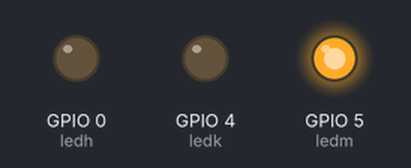
Recording of a program running on a simulated ESP8266 (NodeMCU). On the bench: output pins drawn as LEDs (lit = HIGH).

Above: at 1.66 s.
At 19.5 s:
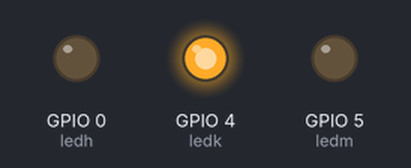
At 47.7 s:
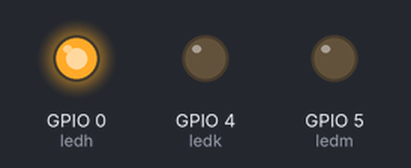
At 48.6 s:
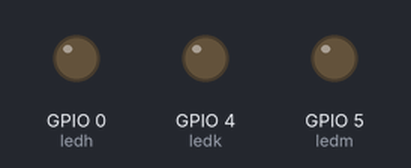
Timing chart, 0 to 56.4 s (numbered marks = the images above):
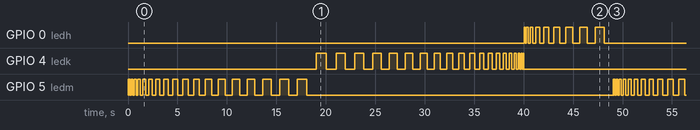

The program:

main.cpp
```cpp
#include <Arduino.h>
// Documentasi For Loop
const int ledm = 5;
const int ledk = 4;
const int ledh = 0;

void setup() {
  pinMode(ledm, OUTPUT);
  pinMode(ledk, OUTPUT);
  pinMode(ledh, OUTPUT);
}

void loop() {
  for (int i = 1; i <= 1000; i = i + 50){
    digitalWrite(ledm, HIGH);
    delay(i);
    digitalWrite(ledm, LOW);
    delay(i);
  }

  for (int x = 1000; x >= 50; x = x - 50){
    digitalWrite(ledk, HIGH);
    delay(x);
    digitalWrite(ledk, LOW);
    delay(x);
  }

  for (int y = 1; y <= 1000; y = y + 100){
    digitalWrite(ledh, HIGH);
    delay(y);
    digitalWrite(ledh, LOW);
    delay(y);

  }

}
```

Measured:
- by itself, GPIO 0 (ledh): LOW → HIGH at 40.0 s, → LOW 0.10 s later, → HIGH 0.10 s later, → LOW 0.20 s later, … (36 changes in this stretch)
- by itself, GPIO 4 (ledk), GPIO 5 (ledm): moves between LOW and HIGH, repeating every 49.1 s
- by itself, everything shown: repeats every 49.1 s, in 88 steps
